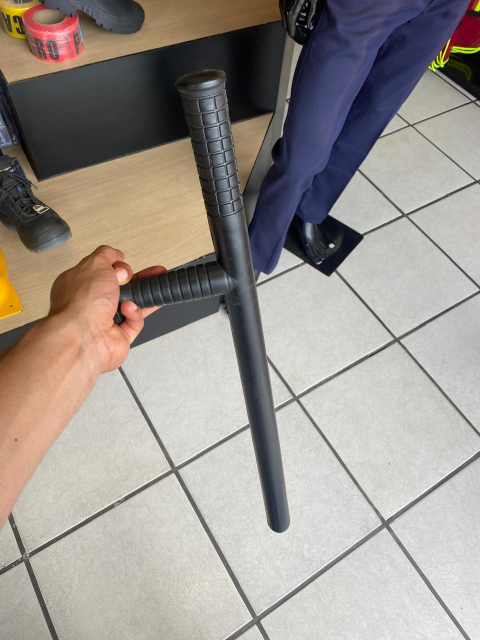
#> input picture Imagenes/baston_pr.jpeg, 960 x 1280 px (shown at 1/2 size); its folder holds only this picture in this run
$ python convertir_1x1.py
#> lines starting #> are read from the running program, lines starting #| are printed output that depends on the picture
#> in procesar, img is the input picture: PIL image 960x1280 RGB; mean R, G, B 155.3, 148.2, 142.6
import os
from PIL import Image, ImageOps

# CONFIGURACIÓN
carpeta_entrada = '.'  # Carpeta actual
carpeta_salida = './catalogo_final_1x1'
tamano_final = (1080, 1080)  # Resolución alta y estándar para web
color_fondo = (255, 255, 255)  # Blanco puro

if not os.path.exists(carpeta_salida):
    os.makedirs(carpeta_salida)


def hacer_cuadrada_con_fondo(img, size, color):
    """Añade fondo para hacer la imagen cuadrada sin recortar nada."""
#> called with size = (1080, 1080), color = (255, 255, 255)
    img.thumbnail(size, Image.Resampling.LANCZOS)
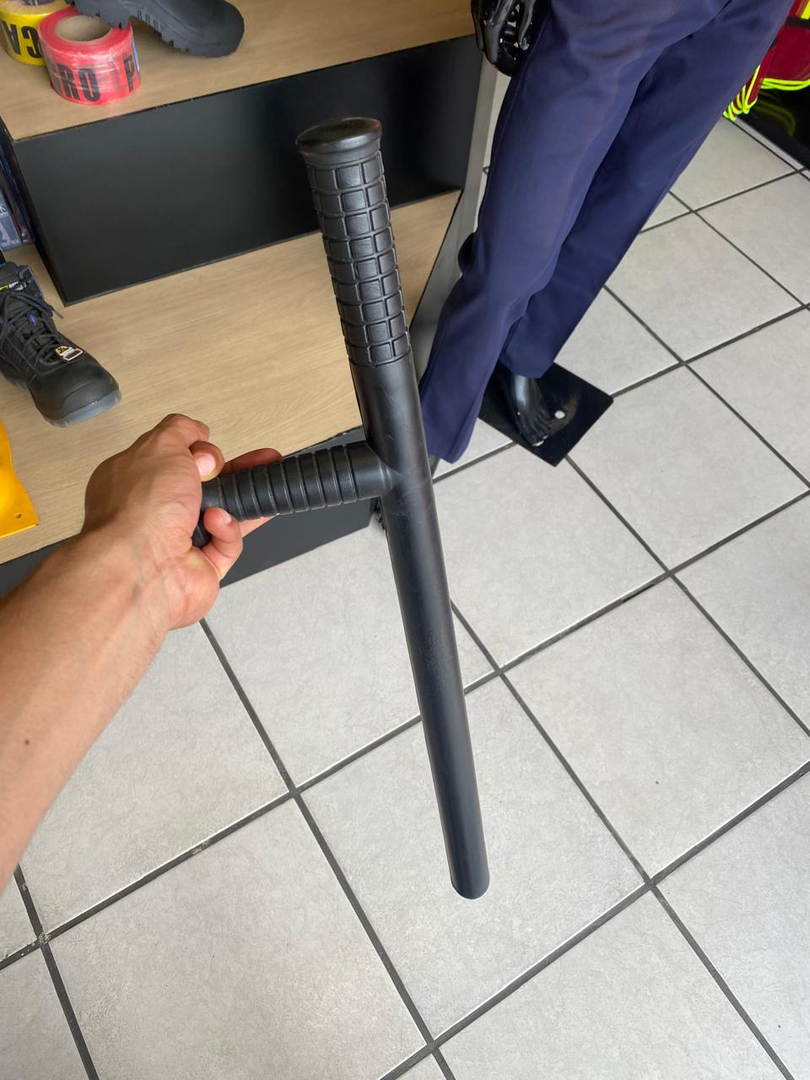
#> img: PIL image 810x1080 RGB; mean R, G, B 155.3, 148.2, 142.6
    # Crear lienzo cuadrado
    nuevo_lienzo = Image.new("RGB", size, color)
#> nuevo_lienzo: PIL image 1080x1080 RGB; every value is 255
    # Pegar la imagen en el centro
    nuevo_lienzo.paste(
        img, ((size[0] - img.size[0]) // 2, (size[1] - img.size[1]) // 2)
    )
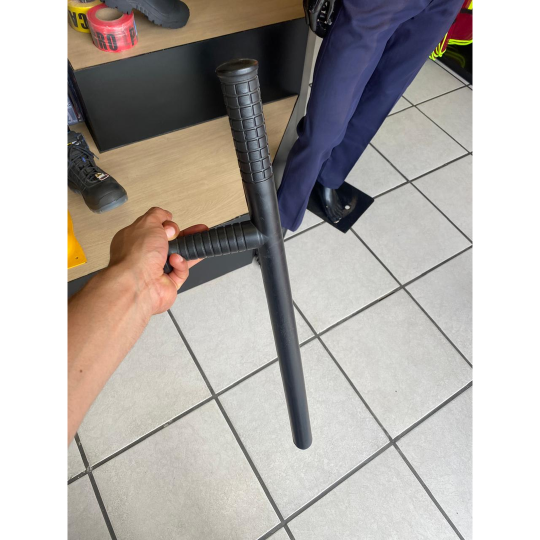
#> nuevo_lienzo: PIL image 1080x1080 RGB (shown at 1/2 size); mean R, G, B 180.2, 174.9, 170.7
    return nuevo_lienzo


def procesar():
    # Extensiones de WhatsApp y web comunes
    extensiones = ('.jpg', '.jpeg', '.png', '.webp', '.jfif')
    archivos = [f for f in os.listdir(
        carpeta_entrada) if f.lower().endswith(extensiones)]

    if not archivos:
        print("No se encontraron imágenes en esta carpeta.")
        return

    print(f"--- Iniciando procesamiento de {len(archivos)} imágenes ---")

    for nombre in archivos:
        ruta_in = os.path.join(carpeta_entrada, nombre)
        try:
            with Image.open(ruta_in) as img:
                # 1. Corregir rotación de celular
                img = ImageOps.exif_transpose(img)

                # 2. Convertir a RGB (necesario para JPEG/WebP)
                if img.mode in ("RGBA", "P"):
                    img = img.convert("RGB")

                # 3. Hacer cuadrada con fondo blanco
                img_final = hacer_cuadrada_con_fondo(
                    img, tamano_final, color_fondo)

                # 4. Guardar en carpeta nueva como WebP (Optimizado)
                nombre_limpio = os.path.splitext(nombre)[0]
                ruta_out = os.path.join(
                    carpeta_salida, f"{nombre_limpio}_1x1.webp")

                img_final.save(ruta_out, "WEBP", quality=80)
                print(f"✅ Listo: {nombre} -> {nombre_limpio}_1x1.webp")

        except Exception as e:
            print(f"❌ Error con {nombre}: {e}")

    print(f"\n--- Proceso terminado. Revisa la carpeta: {carpeta_salida} ---")


if __name__ == "__main__":
    procesar()

$ run again, on Imagenes/chamarra_swat_chaleco.jpeg
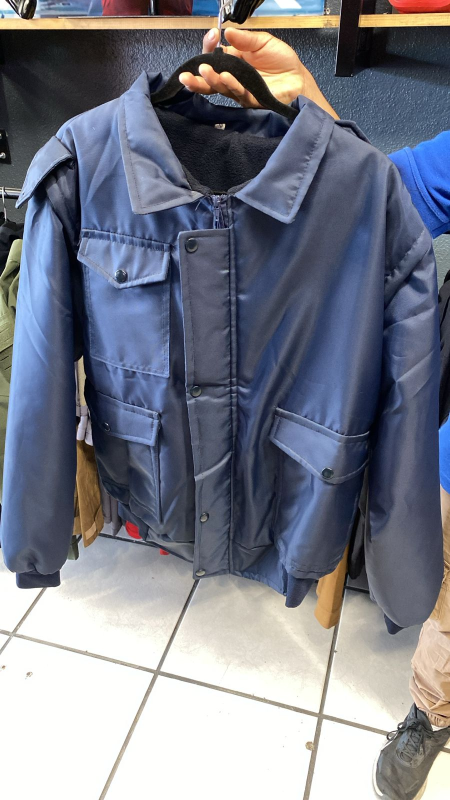
#> input picture Imagenes/chamarra_swat_chaleco.jpeg, 900 x 1600 px (shown at 1/2 size)
#> in procesar, img is the input picture: PIL image 900x1600 RGB; mean R, G, B 120.9, 124.6, 137.2
#> in hacer_cuadrada_con_fondo, `img.thumbnail(size, Image.Resampling.LANCZOS)`:
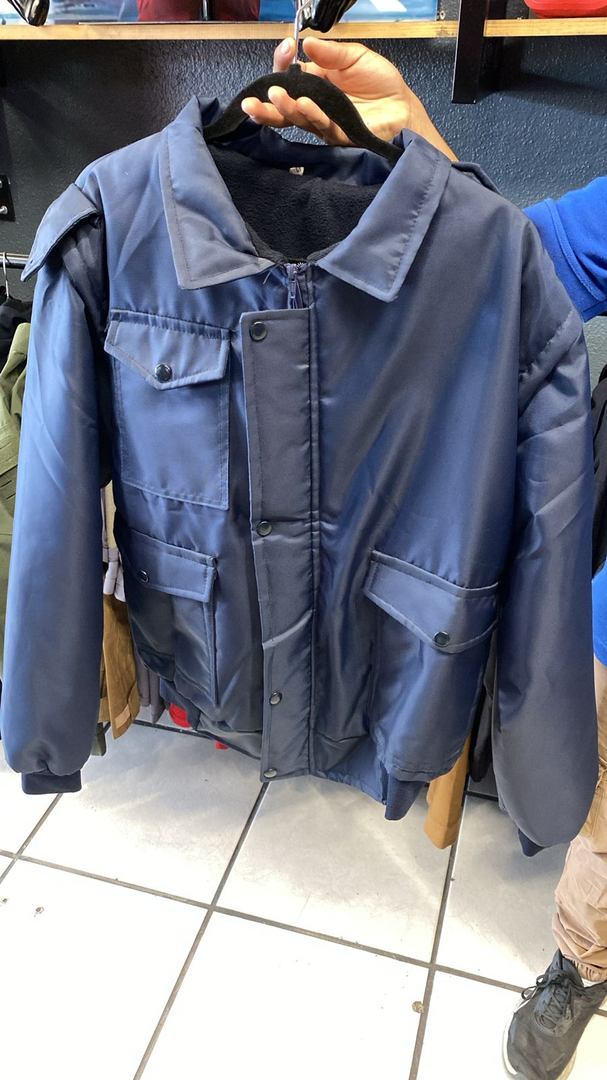
#> img: PIL image 607x1080 RGB; mean R, G, B 120.9, 124.6, 137.2
#> in hacer_cuadrada_con_fondo, `nuevo_lienzo.paste( img, ((size[0] - img.size[0]) // 2, (size[1] - img..`:
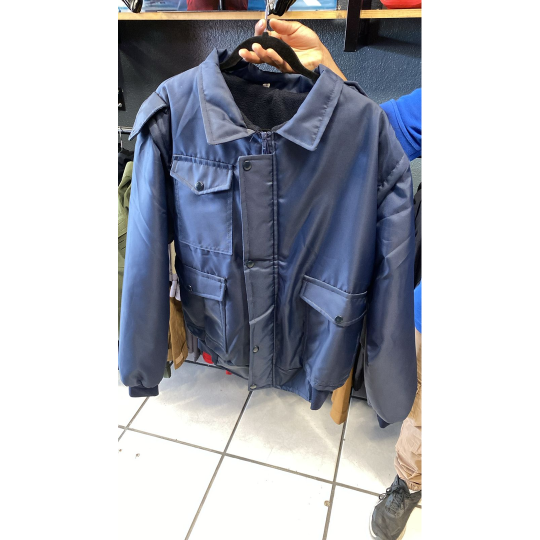
#> nuevo_lienzo: PIL image 1080x1080 RGB (shown at 1/2 size); mean R, G, B 179.6, 181.7, 188.8
